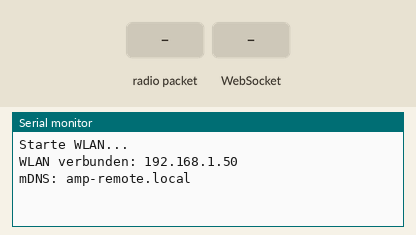
This program was run on a simulated ESP8266 (Wemos D1 mini). On the bench: the last lines printed to the serial monitor. Inputs (shaded band) come from the test bench.

Above: at 2.7 s.
2.8 s: radio packet "BUTTON" arrives
At 3.5 s:
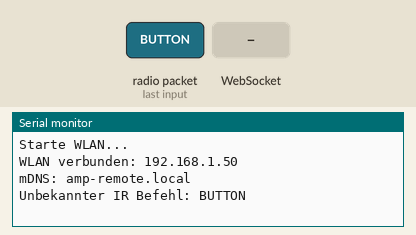
4.3 s: WebSocket text "BUTTON" received
At 4.7 s:
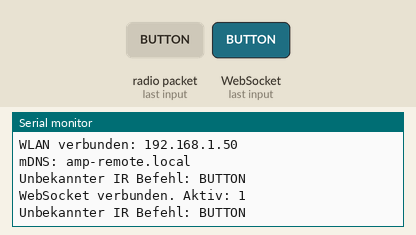
5.8 s: radio packet "touchstart" arrives
At 7.0 s:
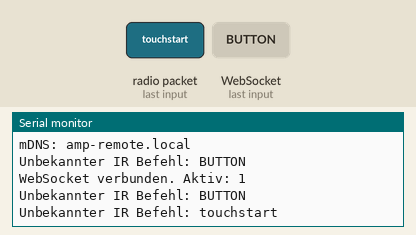
7.3 s: WebSocket text "1" received
At 8.2 s:
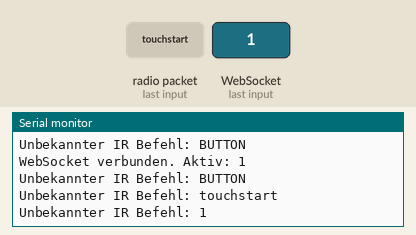

The program:

main.cpp
```cpp
#include <Arduino.h>

#include "../lib/IRControl/IRControl.h"
#include "../lib/Network/Network.h"
#include "../lib/WebInterface/WebInterface.h"

void setup()
{
    Serial.begin(115200);

    IRControl::init();
    Network::init();
    WebInterface::init();
}

void loop()
{
    IRControl::update();
    WebInterface::update();
    Network::update();
}
```

remote_html.h
```cpp
#pragma once
#include <Arduino.h>

const char HTML[] PROGMEM = R"rawliteral(
  <!doctype html>
  <html lang="en">
    <head>
      <meta charset="UTF-8" />
      <meta name="viewport" content="width=device-width, initial-scale=1.0" />
      <title>AMP-Remote</title>
      <style>
        :root {
          --remote-bg: #222224;
          --remote-border: #111;
          --btn-base: #3b3d40;
          --btn-active: #2a2b2d;
          --btn-text: #eaeaea;
          --accent-red: #c9302c;
          --accent-red-active: #a02622;
          --highlight: rgba(255, 255, 255, 0.1);
          --shadow: rgba(0, 0, 0, 0.5);
        }

        html, body {
          margin: 0;
          padding: 0;
          height: 100%;
          width: 100%;
          overflow: hidden;
          background-color: #121212;
          touch-action: manipulation;
        }

        * {
          box-sizing: border-box;
        }

        body {
          font-family: -apple-system, BlinkMacSystemFont, "Segoe UI", Roboto, Helvetica, Arial, sans-serif;
          background-color: var(--remote-bg);
          color: var(--btn-text);
          max-width: 400px;
          height: 96dvh;
          margin: 2dvh auto;
          padding: 2dvh 15px;
          border-radius: 40px;
          border: 2px solid var(--remote-border);
          box-shadow: 0 20px 50px var(--shadow),
                      inset 0 4px 10px rgba(255, 255, 255, 0.05),
                      inset 0 -4px 10px rgba(0, 0, 0, 0.6);
          display: flex;
          flex-direction: column;
          justify-content: space-between;
        }

        h1 {
          font-size: min(1.4rem, 3.5dvh);
          margin: 0;
          font-weight: 700;
          color: #888;
          text-transform: uppercase;
          letter-spacing: 2px;
          text-align: center;
          flex-shrink: 0;
        }

        h2 {
          font-size: min(0.85rem, 2.2dvh);
          color: #777;
          text-transform: uppercase;
          letter-spacing: 1px;
          width: 100%;
          margin: 0;
          border-bottom: 1px solid #333;
          padding-bottom: 0.5dvh;
          flex-shrink: 0;
        }

        div {
          display: flex;
          flex-wrap: wrap;
          width: 100%;
          justify-content: center;
          padding: 0.5dvh 0;
          gap: 1dvh;
        }

        button {
          background-color: var(--btn-base);
          color: var(--btn-text);
          border: none;
          border-radius: 10px;
          font-size: min(0.9rem, 2dvh);
          font-weight: 600;
          cursor: pointer;
          user-select: none;
          -webkit-tap-highlight-color: transparent;
          box-shadow: 0 4px 6px rgba(0, 0, 0, 0.4),
                      inset 0 2px 2px var(--highlight);
          transition: transform 0.05s, box-shadow 0.05s, background-color 0.1s;
          display: flex;
          justify-content: center;
          align-items: center;
          text-align: center;
          padding: 0;
          min-height: 4.5dvh;
        }

        button:active {
          transform: translateY(2px);
          background-color: var(--btn-active);
          box-shadow: 0 1px 2px rgba(0, 0, 0, 0.6),
                      inset 0 2px 4px rgba(0, 0, 0, 0.4);
        }

        #main_button_sec {
          justify-content: space-between;
        }

        #main_button_sec button {
          flex: 0 1 calc(50% - 0.5dvh);
          border-radius: 20px;
          margin-bottom: 1dvh;
        }

        #standby {
          background-color: var(--accent-red);
          color: white;
        }

        #standby:active {
          background-color: var(--accent-red-active);
        }

        #volume_control_sec {
          flex-direction: row;
          gap: 1dvh;
        }

        #volume_control_sec button {
          flex: 1;
          font-size: min(1.1rem, 2.5dvh);
          border-radius: 16px;
          background-color: #33363a;
          min-height: 5dvh;
        }

        #channel_control_sec {
          justify-content: space-between;
        }

        #channel_control_sec button {
          flex: 1 1 calc(33.333% - 1dvh);
          border-radius: 20px;
          font-size: min(0.8rem, 1.8dvh);
        }

        #effect_control_sec {
          flex-direction: column;
          flex: 1;
          justify-content: space-between;
        }

        #effect_control_on_off button {
          width: 100%;
          border-radius: 12px;
          min-height: 5dvh;
        }

        #delay_center_rear_swf_control_sec {
          background-color: #1a1a1c;
          padding: 1dvh;
          border-radius: 12px;
          border: 1px solid #333;
        }

        #delay_center_rear_swf_control_sec > button {
          flex: 1 1 100%;
        }

        #delay_center_rear_swf_level {
          flex-direction: row;
          margin-top: 0.5dvh;
        }

        #delay_center_rear_swf_level button {
          flex: 1 1 calc(50% - 0.5dvh);
        }

        #effect_controlType {
          justify-content: space-between;
        }

        #prologic_enhanced {
          width: 100%;
          justify-content: space-between;
        }

        #effect_controlType button, #prologic_enhanced button {
          flex: 1 1 calc(50% - 0.5dvh);
          font-size: min(0.8rem, 1.8dvh);
          border-radius: 8px;
        }

        @media (max-width: 420px) {
          html, body {
            background-color: var(--remote-bg);
          }
          body {
            max-width: 100%;
            height: 100dvh;
            margin: 0;
            border-radius: 0;
            border: none;
            box-shadow: none;
            padding: 3dvh 15px;
          }
        }
      </style>
    </head>
    <body>
      <h1>AMP Remote</h1>

      <div id="main_button_sec">
        <button id="standby">Standby</button>
        <button id="sleep">Sleep</button>
      </div>

      <div id="volume_control_sec">
        <button id="volume_down">Volume -</button>
        <button id="volume_up">Volume +</button>
      </div>

      <h2>Channels</h2>
      <div id="channel_control_sec">
        <button id="ld/tv">LD/TV</button>
        <button id="cd">CD</button>
        <button id="phono">Phono</button>
        <button id="video_aux">Video Aux</button>
        <button id="tuner">Tuner</button>
        <button id="vcr1">VCR 1</button>
        <button id="vcr2">VCR 2</button>
      </div>

      <h2>Effects</h2>
      <div id="effect_control_sec">
        <div id="effect_control_on_off">
          <button id="effect_on_off">Effect On/Off</button>
        </div>

        <div id="delay_center_rear_swf_control_sec">
          <button id="test">Test</button>
          <div id="delay_center_rear_swf_level">
            <button id="delay_down">Delay -</button>
            <button id="delay_up">Delay +</button>
            <button id="center_down">Center -</button>
            <button id="center_up">Center +</button>
            <button id="rear_down">Rear -</button>
            <button id="rear_up">Rear +</button>
          </div>
        </div>

        <div id="effect_controlType">
          <div id="prologic_enhanced">
            <button id="prologic">Prologic</button>
            <button id="enhanced">Enhanced</button>
          </div>
          <button id="concert_hall">Concert Hall</button>
          <button id="concert_video">Concert Video</button>
          <button id="rock_concert">Rock Concert</button>
          <button id="disco">Disco</button>
          <button id="mono_movie">Mono Movie</button>
          <button id="stadium">Stadium</button>
        </div>
      </div>

      <script>
        var gateway = `ws://${window.location.hostname}/ws`;
        var websocket;
        var holdInterval = null;

        window.addEventListener("load", function () {
          websocket = new WebSocket(gateway);

          document.addEventListener("mousedown", handleStart);
          document.addEventListener("touchstart", handleStart, { passive: false });

          window.addEventListener("mouseup", handleStop);
          window.addEventListener("touchend", handleStop);
          window.addEventListener("touchcancel", handleStop);
        });

        function handleStart(event) {
          if (event.target.tagName === "BUTTON") {
            if (event.type === "touchstart") event.preventDefault();

            clearInterval(holdInterval);

            const button = event.target;
            const button_id = button.id;

            sendAction(button_id);

            // Dauerfeuer starten (wie auf der echten Fernbedienung)
            holdInterval = setInterval(function () {
              sendAction(button_id);
            }, 150);

            button.addEventListener("mouseleave", handleStop, { once: true });
          }
        }

        function handleStop() {
          clearInterval(holdInterval);
        }

        function sendAction(action) {
          if (websocket && websocket.readyState === WebSocket.OPEN) {
            websocket.send(action);
          }
        }
      </script>
    </body>
  </html>
  )rawliteral";
```

secrets_example.h
```cpp
#pragma once

#define SECRET_SSID ""
#define SECRET_PASS ""
```

config.h
```cpp
#pragma once
#include <Arduino.h>

namespace Config {
    constexpr uint8_t PIN_IR_SEND = D2;
}
```

Measured:
- after the input at 2.8 s, the serial monitor: prints a new line at once (image 1)
- after the input at 4.3 s, the serial monitor: prints a new line at once (image 2)
- after the input at 5.8 s, the serial monitor: prints a new line at once (image 3)
- after the input at 7.3 s, the serial monitor: prints a new line at once (image 4)
